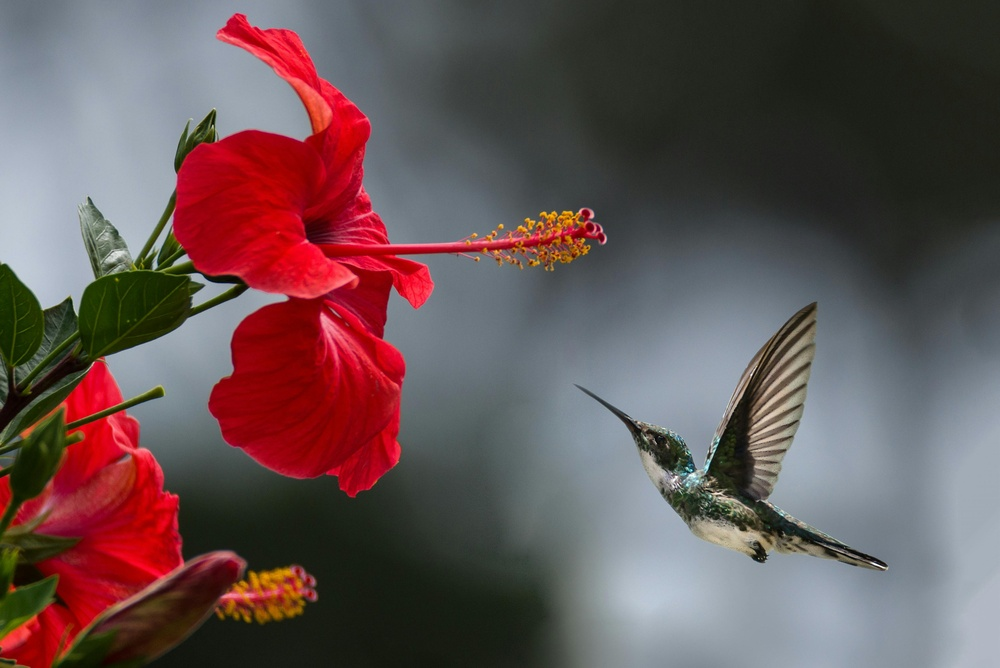
#> input picture experiment-4/input.jpg, 1000 x 668 px, shrunk from 3579 x 2389 before the run
$ python exp4.py
#> lines starting #> are read from the running program, lines starting #| are printed output that depends on the picture; after the words box and inside, x2 and y2 are one past the last pixel; in counts of white or black regions, pixels touching at a corner belong together
import cv2
import numpy as np
import matplotlib.pyplot as plt

def high_pass_filter(image, radius):
    rows, cols = image.shape
    crow, ccol = rows // 2, cols // 2

    mask = np.ones((rows, cols), np.uint8)
    cv2.circle(mask, (ccol, crow), radius, 0, -1)

    return mask

def low_pass_filter(image, radius):
    rows, cols = image.shape
    crow, ccol = rows // 2, cols // 2

    mask = np.zeros((rows, cols), np.uint8)
    cv2.circle(mask, (ccol, crow), radius, 1, -1)

    return mask

# Read the image in grayscale
image = cv2.imread("input.jpg", cv2.IMREAD_GRAYSCALE)
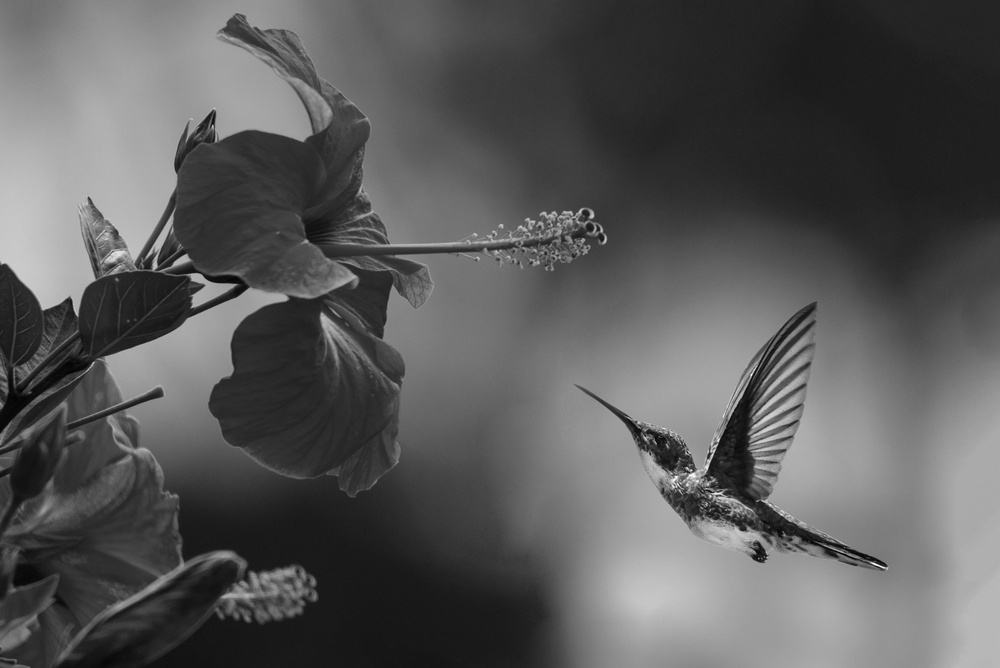
#> image: shape (668, 1000); min 0, max 255, mean 89.5

# Perform Fourier Transform
dft = np.fft.fft2(image)
dft_shift = np.fft.fftshift(dft)

# Apply high-pass filter
hp_filter = high_pass_filter(image, 30)
#> in high_pass_filter, `cv2.circle(mask, (ccol, crow), radius, 0, -1)`:
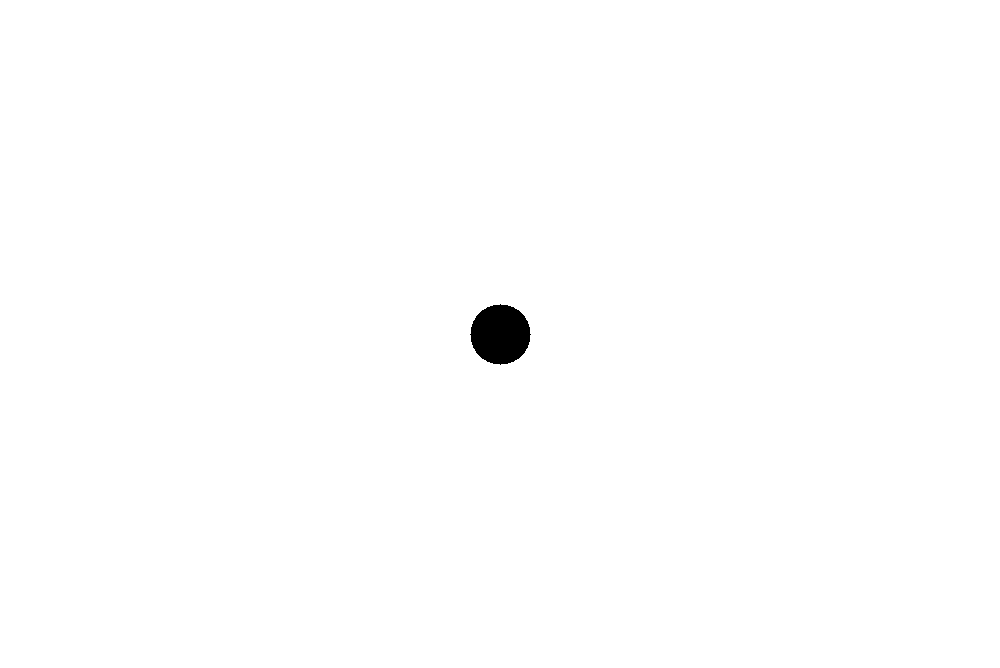
#> mask: shape (668, 1000); values 0 (black) and 1 (white), 99.6% white; 1 black region, box (x1, y1, x2, y2) and area: (470, 304, 531, 365) 2821
high_passed = dft_shift * hp_filter
high_passed_image = np.abs(np.fft.ifft2(np.fft.ifftshift(high_passed)))
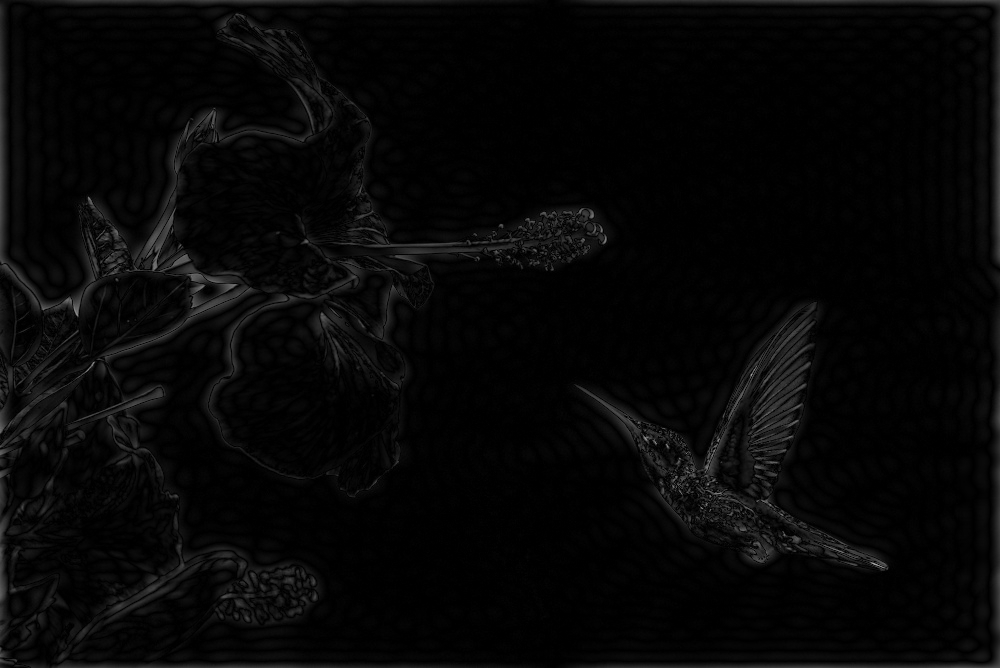
#> high_passed_image: shape (668, 1000) float64; min 3.29e-05, max 168, mean 7.1

# Apply low-pass filter
lp_filter = low_pass_filter(image, 30)
low_passed = dft_shift * lp_filter
low_passed_image = np.abs(np.fft.ifft2(np.fft.ifftshift(low_passed)))
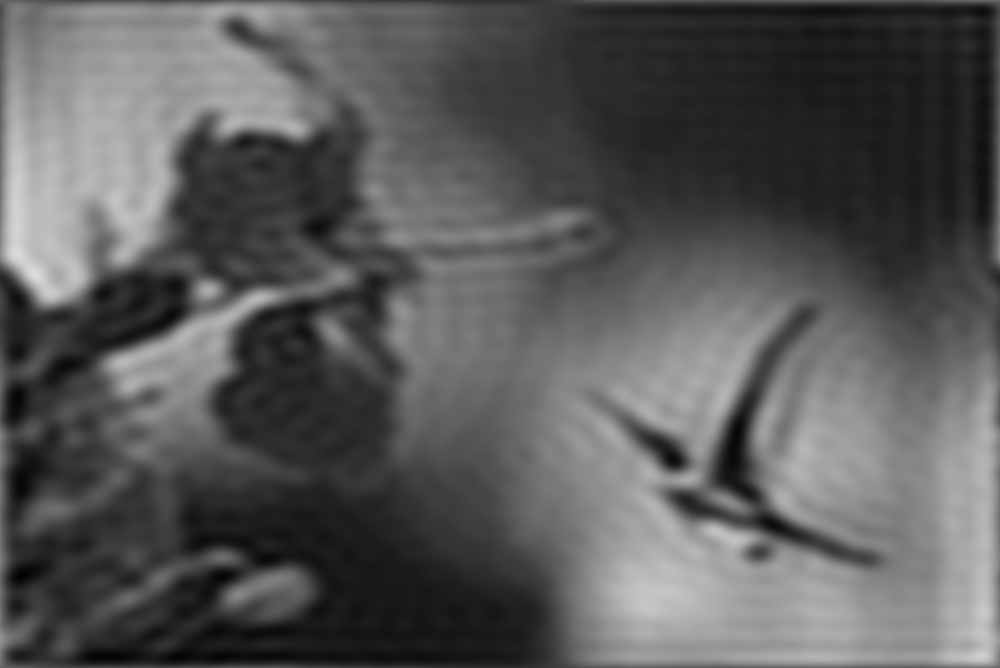
#> low_passed_image: shape (668, 1000) float64; min 3.46, max 219.9, mean 89.5

# Save the images
cv2.imwrite("high_passed.jpg", high_passed_image)
cv2.imwrite("low_passed.jpg", low_passed_image)

# Display the images
plt.figure(figsize=(10, 5))
plt.subplot(1, 3, 1)
plt.title("Original Image")
plt.imshow(image, cmap="gray")

plt.subplot(1, 3, 2)
plt.title("High-Passed Image")
plt.imshow(high_passed_image, cmap="gray")

plt.subplot(1, 3, 3)
plt.title("Low-Passed Image")
plt.imshow(low_passed_image, cmap="gray")

plt.show()
